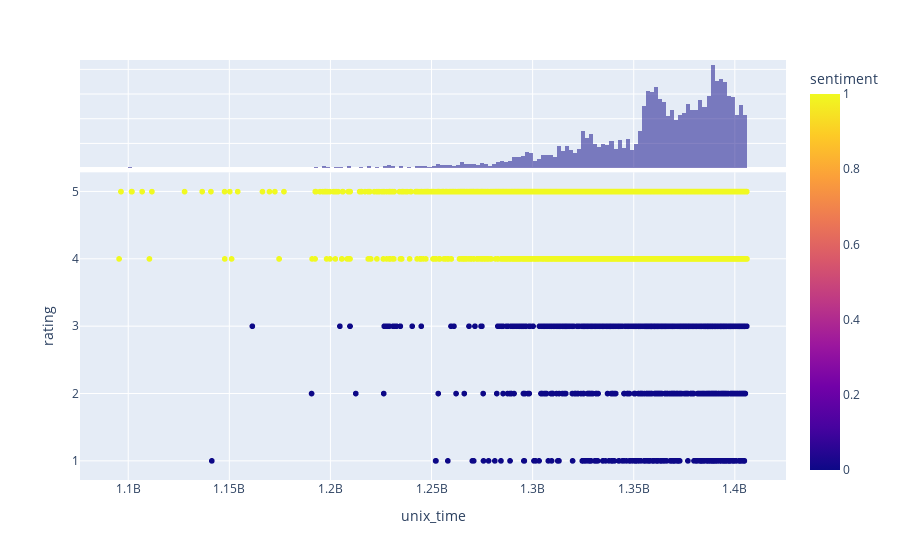

Notebook cell for this chart:
### Code cell
fig = px.scatter(data, x="unix_time", y="rating",
                color = "sentiment", marginal_x = "histogram")
fig.show()

### Figure 1 — Plotly figure (JSON) as saved in the notebook; plotly's stock layout.template omitted (floating-point values rounded to 4 significant figures; data arrays with more than 128 entries replaced by an {"elided": "..."} marker saying what was removed)
{"data": [{"hovertemplate": "unix_time=%{x}<br>rating=%{y}<br>sentiment=%{marker.color}<extra></extra>", "legendgroup": "", "marker": {"color": {"elided": "10227 int values"}, "coloraxis": "coloraxis", "symbol": "circle"}, "mode": "markers", "name": "", "showlegend": false, "type": "scattergl", "x": {"elided": "10227 int values"}, "xaxis": "x", "y": {"elided": "10227 int values"}, "yaxis": "y"}, {"alignmentgroup": "True", "bingroup": "x", "hovertemplate": "unix_time=%{x}<br>count=%{y}<extra></extra>", "legendgroup": "", "marker": {"color": "#0d0887"}, "name": "", "offsetgroup": "", "opacity": 0.5, "showlegend": false, "type": "histogram", "x": {"elided": "10227 int values"}, "xaxis": "x2", "yaxis": "y2"}], "layout": {"barmode": "overlay", "coloraxis": {"colorbar": {"title": {"text": "sentiment"}}, "colorscale": [[0, "#0d0887"], [0.1111, "#46039f"], [0.2222, "#7201a8"], [0.3333, "#9c179e"], [0.4444, "#bd3786"], [0.5556, "#d8576b"], [0.6667, "#ed7953"], [0.7778, "#fb9f3a"], [0.8889, "#fdca26"], [1, "#f0f921"]]}, "legend": {"tracegroupgap": 0}, "margin": {"t": 60}, "xaxis": {"anchor": "y", "domain": [0, 1], "title": {"text": "unix_time"}}, "xaxis2": {"anchor": "y2", "domain": [0, 1], "matches": "x", "showgrid": true, "showticklabels": false}, "yaxis": {"anchor": "x", "domain": [0, 0.7326], "title": {"text": "rating"}}, "yaxis2": {"anchor": "x2", "domain": [0.7426, 1], "matches": "y2", "showgrid": true, "showline": false, "showticklabels": false, "ticks": ""}}}
